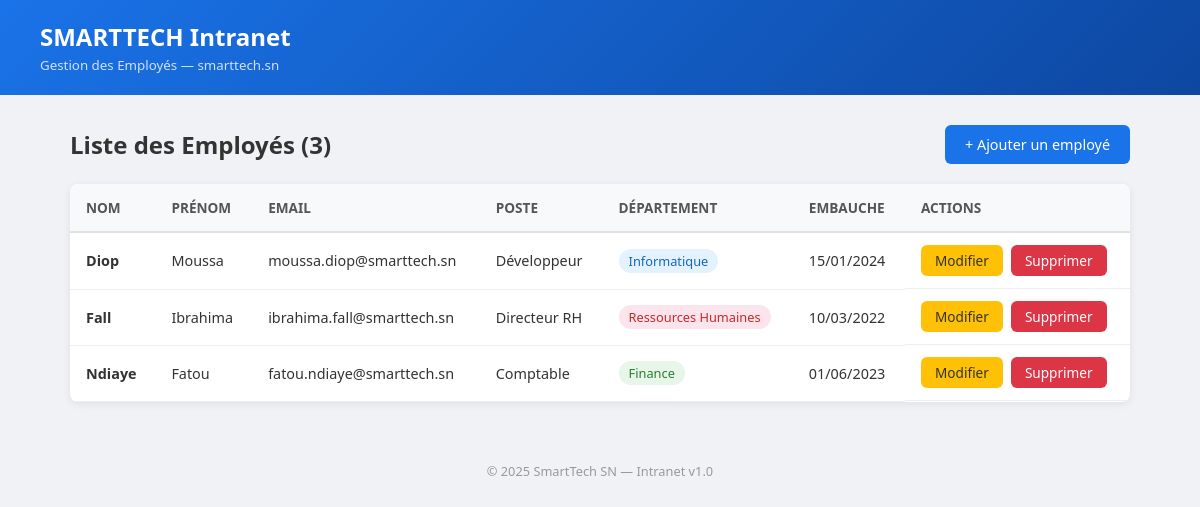
The page / on the database its author committed.
### tables this page shows
CREATE TABLE IF NOT EXISTS employes (
    id          INT AUTO_INCREMENT PRIMARY KEY,
    nom         VARCHAR(100) NOT NULL,
    prenom      VARCHAR(100) NOT NULL,
    email       VARCHAR(150) NOT NULL UNIQUE,
    poste       VARCHAR(100) NOT NULL,
    departement ENUM('Informatique','Ressources Humaines','Finance','Marketing','Direction') NOT NULL,
    date_embauche DATE NOT NULL,
    created_at  TIMESTAMP DEFAULT CURRENT_TIMESTAMP,
    updated_at  TIMESTAMP DEFAULT CURRENT_TIMESTAMP ON UPDATE CURRENT_TIMESTAMP
);

### includes/employes.php (called while the page is built, shortened)
<?php
function getAllEmployes(): array {
    $db = getDB();
    return $db->query("SELECT * FROM employes ORDER BY nom, prenom")->fetchAll();
}

### public/index.php (the view, shortened to what this page needs)
<?php
require_once __DIR__ . '/../includes/employes.php';
$employes = getAllEmployes();
?>
<!DOCTYPE html>
<html lang="fr">
<head>
</head>
<body>
    <div class="header">
        <h1>SMARTTECH Intranet</h1>
        <small>Gestion des Employés — smarttech.sn</small>
    </div>
    <div class="container">
        <div class="toolbar">
            <h2>Liste des Employés (<?= count($employes) ?>)</h2>
            <a href="form.php" class="btn btn-primary">+ Ajouter un employé</a>
        </div>
        <?php if (empty($employes)): ?>
            <div class="empty">
                <p>Aucun employé enregistré.</p>
                <br>
                <a href="form.php" class="btn btn-primary">Ajouter le premier employé</a>
            </div>
        <?php else: ?>
        <table>
            <thead>
                <tr>
                    <th>Nom</th>
                    <th>Prénom</th>
                    <th>Email</th>
                    <th>Poste</th>
                    <th>Département</th>
                    <th>Embauche</th>
                    <th>Actions</th>
                </tr>
            </thead>
            <tbody>
                <?php foreach ($employes as $emp): ?>
                <tr>
                    <td><strong><?= htmlspecialchars($emp['nom']) ?></strong></td>
                    <td><?= htmlspecialchars($emp['prenom']) ?></td>
                    <td><?= htmlspecialchars($emp['email']) ?></td>
                    <td><?= htmlspecialchars($emp['poste']) ?></td>
                    <td>
                        <?php
                        $badgeClass = match($emp['departement']) {
                            'Informatique' => 'badge-info',
                            'Ressources Humaines' => 'badge-rh',
                            'Finance' => 'badge-fin',
                            'Marketing' => 'badge-mkt',
                            'Direction' => 'badge-dir',
                            default => 'badge-info',
                        };
                        ?>
                        <span class="badge <?= $badgeClass ?>"><?= htmlspecialchars($emp['departement']) ?></span>
                    </td>
                    <td><?= date('d/m/Y', strtotime($emp['date_embauche'])) ?></td>
                    <td class="actions">
                        <a href="form.php?id=<?= $emp['id'] ?>" class="btn btn-edit">Modifier</a>
                        <a href="delete.php?id=<?= $emp['id'] ?>" class="btn btn-delete" onclick="return confirm('Supprimer cet employé ?')">Supprimer</a>
                    </td>
                </tr>
                <?php endforeach; ?>
            </tbody>
        </table>
        <?php endif; ?>
    </div>
    <div class="footer">
        &copy; 2025 SmartTech SN — Intranet v1.0
    </div>
</body>
</html>

### public/index.php (style rules this page uses)
* { margin: 0; padding: 0; box-sizing: border-box; }
body { font-family: 'Segoe UI', sans-serif; background: #f0f2f5; color: #333; }
.header { background: linear-gradient(135deg, #1a73e8, #0d47a1); color: #fff; padding: 20px 40px; }
.header h1 { font-size: 1.5rem; }
.header small { opacity: 0.8; }
.container { max-width: 1100px; margin: 30px auto; padding: 0 20px; }
.toolbar { display: flex; justify-content: space-between; align-items: center; margin-bottom: 20px; }
.btn { display: inline-block; padding: 10px 20px; border-radius: 6px; text-decoration: none; font-size: 0.9rem; border: none; cursor: pointer; font-weight: 500; }
.btn-primary { background: #1a73e8; color: #fff; }
.btn-edit { background: #ffc107; color: #333; padding: 6px 14px; font-size: 0.85rem; }
.btn-delete { background: #dc3545; color: #fff; padding: 6px 14px; font-size: 0.85rem; }
table { width: 100%; border-collapse: collapse; background: #fff; border-radius: 8px; overflow: hidden; box-shadow: 0 2px 8px rgba(0,0,0,.08); }
th { background: #f8f9fa; text-align: left; padding: 14px 16px; font-size: 0.85rem; text-transform: uppercase; color: #555; border-bottom: 2px solid #dee2e6; }
td { padding: 12px 16px; border-bottom: 1px solid #eee; font-size: 0.9rem; }
.actions { display: flex; gap: 8px; }
.badge { display: inline-block; padding: 3px 10px; border-radius: 12px; font-size: 0.8rem; font-weight: 500; }
.badge-info { background: #e3f2fd; color: #1565c0; }
.badge-rh { background: #fce4ec; color: #c62828; }
.badge-fin { background: #e8f5e9; color: #2e7d32; }
.footer { text-align: center; padding: 30px; color: #999; font-size: 0.8rem; }

### rows shown on the page
employes: nom "Diop", prenom "Moussa", email "moussa.diop@smarttech.sn", poste "Développeur", departement "Informatique", date_embauche "15/01/2024"
employes: nom "Fall", prenom "Ibrahima", email "ibrahima.fall@smarttech.sn", poste "Directeur RH", departement "Ressources Humaines", date_embauche "10/03/2022"
employes: nom "Ndiaye", prenom "Fatou", email "fatou.ndiaye@smarttech.sn", poste "Comptable", departement "Finance", date_embauche "01/06/2023"

### other values the page prints
count($employes) "3"
